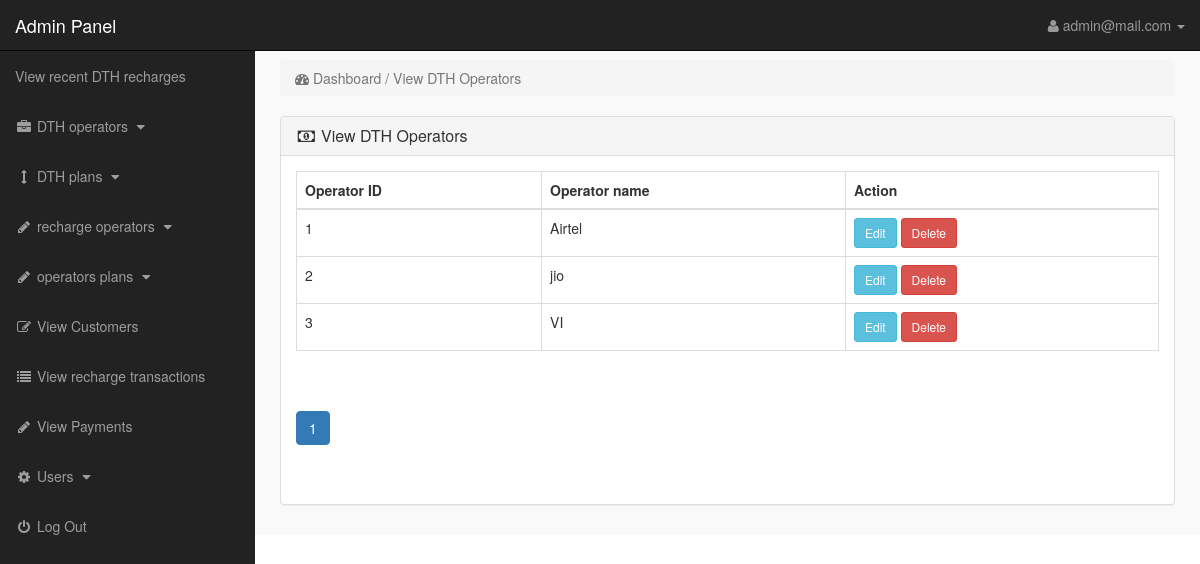
Screenshot of /admin_area/index.php?edit_contact_us (signed in) with the database file from the repository.
### tables this page shows
CREATE TABLE `recharge_operators` (
  `operator_id` int(11) NOT NULL,
  `operator_name` varchar(255) NOT NULL
);

### admin_area/edit_contact_us.php (the view)
<?php
include 'db_connection.php';
$recordsPerPage = 10;
$totalRecordsQuery = "SELECT COUNT(*) as total FROM recharge_operators";
$totalRecordsResult = mysqli_query($con, $totalRecordsQuery);
$totalRecords = mysqli_fetch_assoc($totalRecordsResult)['total'];
$totalPages = ceil($totalRecords / $recordsPerPage);
$currentpage = isset($_GET['page']) ? $_GET['page'] : 1;
$offset = ($currentpage - 1) * $recordsPerPage;
$query_pending = "SELECT * FROM recharge_operators LIMIT $offset, $recordsPerPage";
$result_pending = mysqli_query($con, $query_pending);
if (!isset($_SESSION['admin_username'])) {
    echo "<script>window.open('login.php','_self')</script>";
} else {
    ?>
    <div class="row">
        <div class="col-lg-12">
            <ol class="breadcrumb">
                <li class="active">
                    <i class="fa fa-dashboard"></i> Dashboard / View DTH Operators
                </li>
            </ol>
        </div>
    </div>
    <div class="row">
        <div class="col-lg-12">
            <div class="panel panel-default">
                <div class="panel-heading">
                    <h3 class="panel-title">
                        <i class="fa fa-money fa-fw"> </i> View DTH Operators
                    </h3>
                </div>
                <div class="panel-body">
                    <div class="table-responsive">
                        <table class="table table-bordered">
                            <thead>
                                <tr>
                                    <th>Operator ID</th>
                                    <th>Operator name</th>
                                    <th>Action</th>
                                </tr>
                            </thead>
                            <tbody>
                                <?php while ($row = mysqli_fetch_assoc($result_pending)) { ?>
                                    <tr>
                                        <td>
                                            <?php echo $row['operator_id']; ?>
                                        </td>
                                        <td>
                                            <?php echo $row['operator_name']; ?>
                                        </td>
                                        <td>
                                            <a href="edit_recharge_operator.php?operator_id=<?php echo $row['operator_id']; ?>"
                                                class="btn btn-info btn-sm">Edit</a>
                                            <a href="delete_recharge_operator.php?operator_id=<?php echo $row['operator_id']; ?>"
                                                class="btn btn-danger btn-sm">Delete</a>
                                        </td>
                                    </tr>
                                <?php } ?>
                            </tbody>
                        </table>
                        <div class="pagination">
                            <ul class="pagination">
                                <?php for ($i = 1; $i <= $totalPages; $i++) { ?>
                                    <li class="page-item <?php echo ($i == $currentpage) ? 'active' : ''; ?>">
                                        <a class="page-link" href="index.php?view_dth_operators&page=<?php echo $i; ?>">
                                            <?php echo $i; ?>
                                        </a>
                                    </li>
                                <?php } ?>
                            </ul>
                        </div>
                    </div>
                </div>
            </div>
        </div>
    </div>
<?php } ?>

### admin_area/includes/sidebar.php (shortened to what this page needs)
<?php
if (!isset($_SESSION['admin_username'])) {
    echo "<script>window.open('login.php','_self')</script>";
} else {
    ?>
    <nav class="navbar navbar-inverse navbar-fixed-top">
        <div class="navbar-header">
            <a class="navbar-brand" href="index.php?dashboard">Admin Panel</a>
        </div>
        <ul class="nav navbar-right top-nav">
            <li class="dropdown">
                <a href="#" class="dropdown-toggle" data-toggle="dropdown">
                    <i class="fa fa-user"></i>
                    <?php echo $admin_name; ?> <b class="caret"></b>
                </a>
            </li>
        </ul>
        <div class="collapse navbar-collapse navbar-ex1-collapse">
            <ul class="nav navbar-nav side-nav">
                <li>
                    <a href="index.php?view_products"> View recent DTH recharges </a>
                </li>
                <li>
                    <a href="#" data-toggle="collapse" data-target="#manufacturers">
                        <i class="fa fa-fw fa-briefcase"></i> DTH operators
                        <i class="fa fa-fw fa-caret-down"></i>
                    </a>
                </li>
                <li>
                    <a href="#" data-toggle="collapse" data-target="#cat">
                        <i class="fa fa-fw fa-arrows-v"></i> DTH plans
                        <i class="fa fa-fw fa-caret-down"></i>
                    </a>
                </li>
                <li>
                    <a href="#" data-toggle="collapse" data-target="#contact_us">
                        <i class="fa fa-fw fa-pencil"> </i> recharge operators
                        <i class="fa fa-fw fa-caret-down"></i>
                    </a>
                </li>
                <li>
                    <a href="#" data-toggle="collapse" data-target="#jio">
                        <i class="fa fa-fw fa-pencil"> </i> operators plans
                        <i class="fa fa-fw fa-caret-down"></i>
                    </a>
                </li>
                <li>
                    <a href="index.php?view_customers">
                        <i class="fa fa-fw fa-edit"></i> View Customers
                    </a>
                </li>
                <li>
                    <a href="index.php?view_orders">
                        <i class="fa fa-fw fa-list"></i> View recharge transactions
                    </a>
                </li>
                <li>
                    <a href="index.php?view_payments">
                        <i class="fa fa-fw fa-pencil"></i> View Payments
                    </a>
                </li>
                <li>
                    <a href="#" data-toggle="collapse" data-target="#users">
                        <i class="fa fa-fw fa-gear"></i> Users
                        <i class="fa fa-fw fa-caret-down"></i>
                    </a>
                </li>
                <li>
                    <a href="logout.php">
                        <i class="fa fa-fw fa-power-off"></i> Log Out
                    </a>
                </li>
            </ul>
        </div>
    </nav>
<?php } ?>

### admin_area/css/style.css (style rules this page uses)
body { margin-top:100px; }
@media (min-width: 768px) { body { margin-top:50px; } }
.top-nav { padding:0 15px; }
.top-nav>li { display:inline-block; float:left; }
.top-nav>li>a { padding-top:15px; padding-bottom:15px; line-height:20px; color:#999; }
@media (min-width: 768px) { .side-nav { position:fixed; top:51px; width:255px; border-radius:0; overflow-y:auto; background-color: #222; bottom:0; overflow-x:hidden; padding-bottom:40px; } }
@media (min-width: 768px) { .side-nav>li>a { width:255px; } }
.panel-body { border-radius:5px; }

### rows the page displays
recharge_operators: operator_id "1", operator_name "Airtel"
recharge_operators: operator_id "2", operator_name "jio"
recharge_operators: operator_id "3", operator_name "VI"

### other values shown
$admin_name "admin@mail.com"
